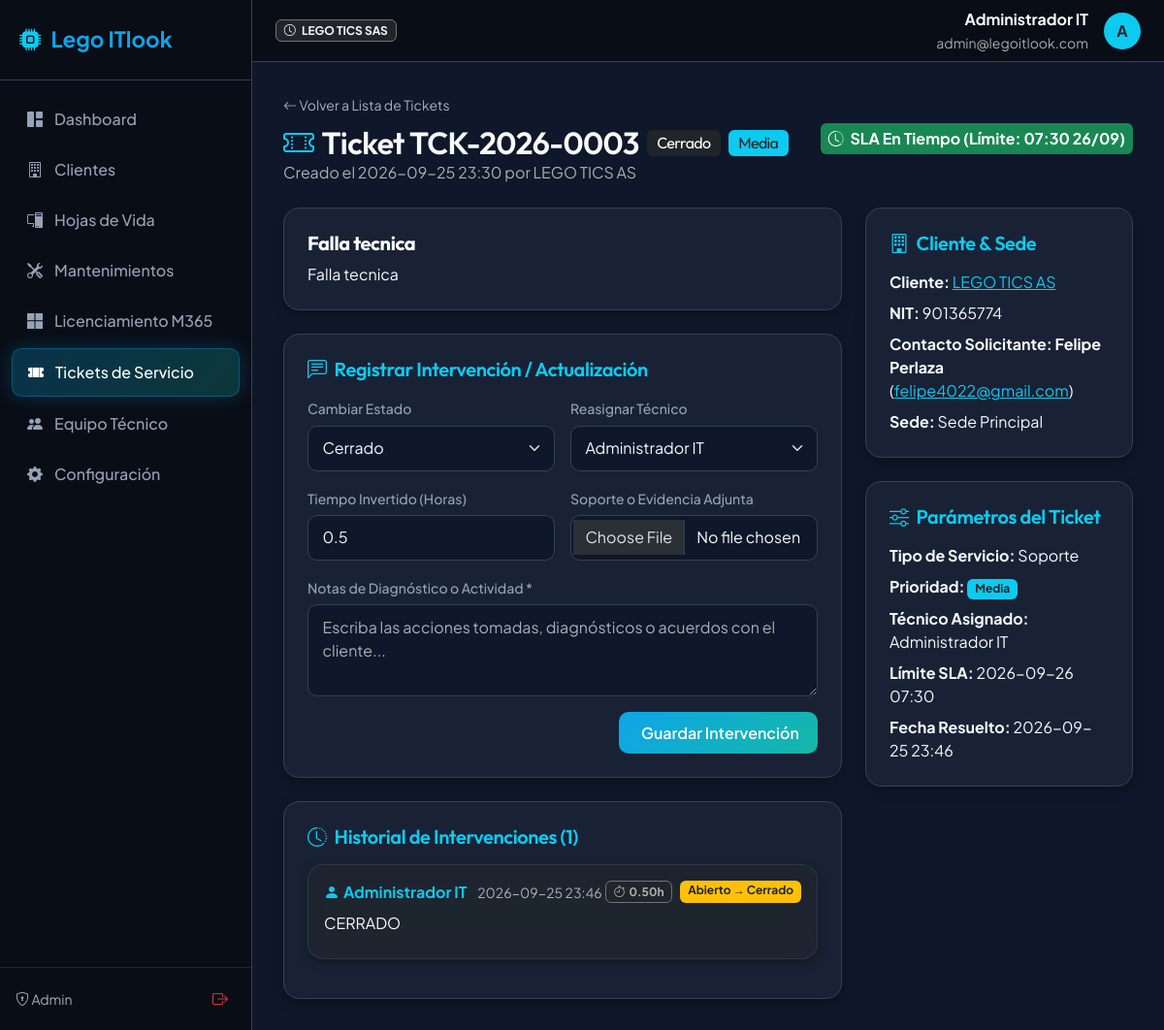
The app's page /tickets/3 (signed in) with its own data.
### app/models/user.py (models this page shows, shortened)
class User(UserMixin, db.Model):
    __tablename__ = 'users'
    id = db.Column(db.Integer, primary_key=True)
    name = db.Column(db.String(120), nullable=False)
    email = db.Column(db.String(120), unique=True, nullable=False)
    password_hash = db.Column(db.String(256), nullable=False)
    role = db.Column(db.String(20), default='tech', nullable=False) # 'admin', 'tech'
    is_active = db.Column(db.Boolean, default=True, nullable=False)
    created_at = db.Column(db.DateTime, default=datetime.utcnow)
    tickets_assigned = db.relationship('Ticket', backref='assigned_to_user', lazy=True, foreign_keys='Ticket.assigned_to_id')
    maintenance_logs = db.relationship('MaintenanceLog', backref='technician', lazy=True)
    interventions = db.relationship('TicketIntervention', backref='technician', lazy=True)
    maintenance_events = db.relationship('MaintenanceEvent', backref='technician', lazy=True)
    @property
    def is_admin(self):
        return self.role == 'admin'

### app/models/ticket.py (models this page shows, shortened)
class Ticket(db.Model):
    __tablename__ = 'tickets'
    id = db.Integer
    id = db.Column(db.Integer, primary_key=True)
    ticket_code = db.Column(db.String(30), unique=True, nullable=False) # e.g. TCK-2026-0001
    client_id = db.Column(db.Integer, db.ForeignKey('clients.id'), nullable=False)
    location_id = db.Column(db.Integer, db.ForeignKey('locations.id'), nullable=True)
    contact_id = db.Column(db.Integer, db.ForeignKey('client_contacts.id'), nullable=True)
    asset_id = db.Column(db.Integer, db.ForeignKey('assets.id'), nullable=True)
    assigned_to_id = db.Column(db.Integer, db.ForeignKey('users.id'), nullable=True)
    title = db.Column(db.String(200), nullable=False)
    description = db.Column(db.Text, nullable=False)
    priority = db.Column(db.String(20), default='Media', nullable=False) # Baja, Media, Alta, Crítica
    service_type = db.Column(db.String(30), default='Soporte', nullable=False) # Soporte, Mantenimiento, Proyecto
    status = db.Column(db.String(30), default='Abierto', nullable=False) # Abierto, En Proceso, Espera Cliente, Resuelto, Cerrado
    created_at = db.Column(db.DateTime, default=datetime.utcnow, nullable=False)
    sla_due_at = db.Column(db.DateTime, nullable=False)
    resolved_at = db.Column(db.DateTime, nullable=True)
    closed_at = db.Column(db.DateTime, nullable=True)
    interventions = db.relationship('TicketIntervention', backref='ticket', lazy=True, cascade='all, delete-orphan')
    @property
    def is_sla_breached(self):
        if self.status in ['Resuelto', 'Cerrado']:
            return self.resolved_at and self.resolved_at > self.sla_due_at
        return datetime.utcnow() > self.sla_due_at
    @property
    def priority_badge_class(self):
        pmap = {
            'Crítica': 'bg-danger text-white',
            'Alta': 'bg-warning text-dark',
            'Media': 'bg-info text-dark',
            'Baja': 'bg-secondary text-white'
        }
        return pmap.get(self.priority, 'bg-secondary')
    @property
    def status_badge_class(self):
        smap = {
            'Abierto': 'bg-primary text-white',
            'En Proceso': 'bg-warning text-dark',
            'Espera Cliente': 'bg-info text-dark',
            'Resuelto': 'bg-success text-white',
            'Cerrado': 'bg-dark text-white'
        }
        return smap.get(self.status, 'bg-secondary')

class TicketIntervention(db.Model):
    __tablename__ = 'ticket_interventions'
    id = db.Column(db.Integer, primary_key=True)
    ticket_id = db.Column(db.Integer, db.ForeignKey('tickets.id'), nullable=False)
    user_id = db.Column(db.Integer, db.ForeignKey('users.id'), nullable=False)
    notes = db.Column(db.Text, nullable=False)
    hours_spent = db.Column(db.Numeric(4, 2), default=0.5)
    previous_status = db.Column(db.String(30), nullable=True)
    new_status = db.Column(db.String(30), nullable=True)
    attachment_filename = db.Column(db.String(255), nullable=True)
    created_at = db.Column(db.DateTime, default=datetime.utcnow)

### app/models/client.py (models this page shows, shortened)
class Client(db.Model):
    __tablename__ = 'clients'
    id = db.Column(db.Integer, primary_key=True)
    company_name = db.Column(db.String(150), nullable=False) # Razón social
    tax_id = db.Column(db.String(50), unique=True, nullable=False) # NIT / Identificación tributaria
    contact_name = db.Column(db.String(120), nullable=False)
    contact_email = db.Column(db.String(120), nullable=False)
    contact_phone = db.Column(db.String(50), nullable=False)
    address = db.Column(db.String(255), nullable=True)
    is_active = db.Column(db.Boolean, default=True, nullable=False)
    created_at = db.Column(db.DateTime, default=datetime.utcnow)
    locations = db.relationship('Location', backref='client', lazy=True, cascade='all, delete-orphan')
    contacts = db.relationship('ClientContact', backref='client', lazy=True, cascade='all, delete-orphan')
    assets = db.relationship('Asset', backref='client', lazy=True, cascade='all, delete-orphan')
    licenses = db.relationship('MicrosoftLicense', backref='client', lazy=True, cascade='all, delete-orphan')
    tickets = db.relationship('Ticket', backref='client', lazy=True, cascade='all, delete-orphan')
    maintenance_events = db.relationship('MaintenanceEvent', backref='client', lazy=True, cascade='all, delete-orphan')

class ClientContact(db.Model):
    __tablename__ = 'client_contacts'
    id = db.Column(db.Integer, primary_key=True)
    client_id = db.Column(db.Integer, db.ForeignKey('clients.id'), nullable=False)
    name = db.Column(db.String(120), nullable=False)
    email = db.Column(db.String(120), nullable=False)
    phone = db.Column(db.String(50), nullable=True)
    position = db.Column(db.String(100), nullable=True)
    is_primary = db.Column(db.Boolean, default=False)
    created_at = db.Column(db.DateTime, default=datetime.utcnow)
    tickets = db.relationship('Ticket', backref='contact', lazy=True)

### app/routes/tickets.py (the view)
@tickets_bp.route('/<int:ticket_id>')
@login_required
def detail(ticket_id):
    ticket = Ticket.query.get_or_404(ticket_id)
    technicians = User.query.filter_by(is_active=True).order_by(User.name.asc()).all()
    return render_template('tickets/detail.html', ticket=ticket, technicians=technicians)

### app/templates/tickets/detail.html (shortened to what this page needs)
{% extends "base.html" %}
{% block content %}
<div class="mb-4 d-flex justify-content-between align-items-center">
  <div>
    <a href="{{ url_for('tickets.index') }}" class="text-muted text-decoration-none small">
      <i class="bi bi-arrow-left"></i> Volver a Lista de Tickets
    </a>
    <h2 class="mt-2 mb-0 d-flex align-items-center gap-2">
      <i class="bi bi-ticket-perforated text-info"></i> Ticket {{ ticket.ticket_code }}
      <span class="badge {{ ticket.status_badge_class }} fs-6 fw-normal">{{ ticket.status }}</span>
      <span class="badge {{ ticket.priority_badge_class }} fs-6 fw-normal">{{ ticket.priority }}</span>
    </h2>
    <p class="text-muted mb-0">Creado el {{ ticket.created_at.strftime('%Y-%m-%d %H:%M') }} por {{ ticket.client.company_name }}</p>
  </div>
  <div>
    {% if ticket.is_sla_breached %}
      <div class="badge bg-danger p-2 fs-6"><i class="bi bi-alarm-fill me-1"></i> SLA Vencido (Límite: {{ ticket.sla_due_at.strftime('%H:%M %d/%m') }})</div>
    {% else %}
      <div class="badge bg-success p-2 fs-6"><i class="bi bi-clock-history me-1"></i> SLA En Tiempo (Límite: {{ ticket.sla_due_at.strftime('%H:%M %d/%m') }})</div>
    {% endif %}
  </div>
</div>
<div class="row g-4">
  <div class="col-lg-8">
    <div class="glass-card p-4 mb-4">
      <h5 class="fw-bold text-white mb-2">{{ ticket.title }}</h5>
      <p class="text-light mb-0" style="white-space: pre-line;">{{ ticket.description }}</p>
    </div>
    <div class="glass-card p-4 mb-4">
      <h5 class="mb-3 text-info"><i class="bi bi-chat-left-text me-2"></i>Registrar Intervención / Actualización</h5>
      <form method="POST" action="{{ url_for('tickets.add_intervention', ticket_id=ticket.id) }}" enctype="multipart/form-data">
        <div class="row g-3">
          <div class="col-md-6">
            <label class="form-label">Cambiar Estado</label>
            <select class="form-select" name="status">
              <option value="Cerrado" {% if ticket.status == 'Cerrado' %}selected{% endif %}>Cerrado</option>
            </select>
          </div>
          <div class="col-md-6">
            <label class="form-label">Reasignar Técnico</label>
            <select class="form-select" name="reassign_to_id">
              {% for tech in technicians %}
              <option value="{{ tech.id }}" {% if ticket.assigned_to_id == tech.id %}selected{% endif %}>{{ tech.name }}</option>
              {% endfor %}
            </select>
          </div>
          <div class="col-md-6">
            <label class="form-label">Tiempo Invertido (Horas)</label>
            <input type="number" step="0.5" class="form-control" name="hours_spent" value="0.5">
          </div>
          <div class="col-md-6">
            <label class="form-label">Soporte o Evidencia Adjunta</label>
            <input type="file" class="form-control" name="attachment" accept=".pdf,.png,.jpg,.jpeg,.txt,.zip">
          </div>
          <div class="col-12">
            <label class="form-label">Notas de Diagnóstico o Actividad *</label>
            <textarea class="form-control" name="notes" rows="3" required placeholder="Escriba las acciones tomadas, diagnósticos o acuerdos con el cliente..."></textarea>
          </div>
          <div class="col-12 text-end">
            <button type="submit" class="btn btn-primary-custom">
               Guardar Intervención
            </button>
          </div>
        </div>
      </form>
    </div>
    <div class="glass-card p-4">
      <h5 class="mb-3 text-info"><i class="bi bi-clock-history me-2"></i>Historial de Intervenciones ({{ ticket.interventions|length }})</h5>
      <div class="timeline">
        {% for it in ticket.interventions|sort(attribute='created_at', reverse=True) %}
        <div class="p-3 mb-3 glass-card bg-dark bg-opacity-50 border-secondary border-opacity-25">
          <div class="d-flex justify-content-between align-items-start mb-2">
            <div>
              <strong class="text-info"><i class="bi bi-person-fill me-1"></i>{{ it.technician.name }}</strong>
              <small class="text-muted ms-2">{{ it.created_at.strftime('%Y-%m-%d %H:%M') }}</small>
            </div>
            <div class="d-flex gap-2">
              <span class="badge bg-dark border border-secondary text-muted"><i class="bi bi-stopwatch me-1"></i>{{ it.hours_spent }}h</span>
              {% if it.previous_status != it.new_status %}
                <span class="badge bg-warning text-dark">{{ it.previous_status }} &rarr; {{ it.new_status }}</span>
              {% endif %}
            </div>
          </div>
          <p class="text-light mb-2" style="white-space: pre-line;">{{ it.notes }}</p>
        </div>
        {% else %}
        <div class="text-center text-muted py-4">
          No hay intervenciones registradas en este ticket aún.
        </div>
        {% endfor %}
      </div>
    </div>
  </div>
  <div class="col-lg-4">
    <div class="glass-card p-4 mb-4">
      <h5 class="mb-3 text-info"><i class="bi bi-building me-2"></i>Cliente & Sede</h5>
      <div class="mb-2"><strong>Cliente:</strong> <a href="{{ url_for('clients.detail', client_id=ticket.client.id) }}" class="text-info">{{ ticket.client.company_name }}</a></div>
      <div class="mb-2"><strong>NIT:</strong> {{ ticket.client.tax_id }}</div>
      <div class="mb-2"><strong>Contacto Solicitante:</strong>
        {% if ticket.contact %}
          <span class="text-white fw-bold">{{ ticket.contact.name }}</span> (<a href="mailto:{{ ticket.contact.email }}" class="text-info">{{ ticket.contact.email }}</a>)
        {% else %}
          {{ ticket.client.contact_name }} ({{ ticket.client.contact_phone }})
        {% endif %}
      </div>
      <div class="mb-0"><strong>Sede:</strong> {{ ticket.location.name if ticket.location else 'Sede Principal' }}</div>
    </div>
    <div class="glass-card p-4">
      <h5 class="mb-3 text-info"><i class="bi bi-sliders me-2"></i>Parámetros del Ticket</h5>
      <div class="mb-2"><strong>Tipo de Servicio:</strong> {{ ticket.service_type }}</div>
      <div class="mb-2"><strong>Prioridad:</strong> <span class="badge {{ ticket.priority_badge_class }}">{{ ticket.priority }}</span></div>
      <div class="mb-2"><strong>Técnico Asignado:</strong> {{ ticket.assigned_to_user.name if ticket.assigned_to_user else 'Sin Asignar' }}</div>
      <div class="mb-2"><strong>Límite SLA:</strong> {{ ticket.sla_due_at.strftime('%Y-%m-%d %H:%M') }}</div>
      {% if ticket.resolved_at %}
      <div class="mb-0"><strong>Fecha Resuelto:</strong> {{ ticket.resolved_at.strftime('%Y-%m-%d %H:%M') }}</div>
      {% endif %}
    </div>
  </div>
</div>
{% endblock %}

### app/templates/base.html (shortened to what this page needs)
<!DOCTYPE html>
<html lang="es" data-bs-theme="dark">
<head>
  <link href="https://cdn.jsdelivr.net/npm/bootstrap@5.3.2/dist/css/bootstrap.min.css" rel="stylesheet">
  <link href="https://cdn.jsdelivr.net/npm/bootstrap-icons@1.11.3/font/bootstrap-icons.min.css" rel="stylesheet">
  <link rel="stylesheet" href="{{ url_for('static', filename='css/styles.css') }}">
</head>
<body>
{% if current_user.is_authenticated %}
<div class="app-wrapper">
  <aside class="sidebar">
    <div class="sidebar-brand">
      <i class="bi bi-cpu-fill text-info"></i>
      <span>Lego ITlook</span>
    </div>
    <nav class="sidebar-nav">
      <a href="{{ url_for('dashboard.index') }}" class="nav-link-custom {% if request.endpoint == 'dashboard.index' %}active{% endif %}">
        <i class="bi bi-grid-1x2-fill"></i> Dashboard
      </a>
      <a href="{{ url_for('clients.index') }}" class="nav-link-custom {% if 'clients' in request.endpoint %}active{% endif %}">
        <i class="bi bi-building"></i> Clientes
      </a>
      <a href="{{ url_for('assets.index') }}" class="nav-link-custom {% if 'assets' in request.endpoint %}active{% endif %}">
        <i class="bi bi-pc-display"></i> Hojas de Vida
      </a>
      <a href="{{ url_for('maintenance.index') }}" class="nav-link-custom {% if 'maintenance' in request.endpoint %}active{% endif %}">
        <i class="bi bi-tools"></i> Mantenimientos
      </a>
      <a href="{{ url_for('licenses.index') }}" class="nav-link-custom {% if 'licenses' in request.endpoint %}active{% endif %}">
        <i class="bi bi-microsoft"></i> Licenciamiento M365
      </a>
      <a href="{{ url_for('tickets.index') }}" class="nav-link-custom {% if 'tickets' in request.endpoint %}active{% endif %}">
        <i class="bi bi-ticket-perforated-fill"></i> Tickets de Servicio
      </a>
      {% if current_user.is_admin %}
      <a href="{{ url_for('auth.technicians') }}" class="nav-link-custom {% if request.endpoint == 'auth.technicians' %}active{% endif %}">
        <i class="bi bi-people-fill"></i> Equipo Técnico
      </a>
      <a href="{{ url_for('settings.index') }}" class="nav-link-custom {% if 'settings' in request.endpoint %}active{% endif %}">
        <i class="bi bi-gear-fill"></i> Configuración
      </a>
      {% endif %}
    </nav>
    <div class="p-3 border-top border-secondary border-opacity-25">
      <div class="d-flex align-items-center justify-content-between text-muted fs-7">
        <small><i class="bi bi-shield-lock"></i> {{ current_user.role|capitalize }}</small>
        <a href="{{ url_for('auth.logout') }}" class="btn btn-sm btn-outline-danger border-0" title="Cerrar Sesión">
          <i class="bi bi-box-arrow-right fs-6"></i>
        </a>
      </div>
    </div>
  </aside>
  <div class="main-content">
    <header class="topbar">
      <div class="d-flex align-items-center gap-2">
        <span class="badge bg-dark border border-secondary text-light">
          <i class="bi bi-clock me-1"></i> LEGO TICS SAS
        </span>
      </div>
      <div class="d-flex align-items-center gap-3">
        <div class="text-end">
          <div class="fw-bold fs-7">{{ current_user.name }}</div>
          <small class="text-muted fs-8">{{ current_user.email }}</small>
        </div>
        <div class="avatar bg-info text-dark fw-bold rounded-circle d-flex align-items-center justify-content-center" style="width:38px; height:38px;">
          {{ current_user.name[0]|upper }}
        </div>
      </div>
    </header>
    <main class="content-body">
      {% block content %}{% endblock %}
    </main>
  </div>
</div>
{% else %}
  {% block auth_content %}{% endblock %}
{% endif %}
</body>
</html>

### records on screen
User: role "Admin", name "Administrador IT", email "admin@legoitlook.com", name "A", assigned_to_user "Administrador IT"
Ticket: ticket_code "TCK-2026-0003", status "Cerrado", priority "Media", created_at "2026-09-25 23:30", sla_due_at "07:30 26/09", title "Falla tecnica", description "Falla tecnica", reassign_to_id "Administrador IT", service_type "Soporte", sla_due_at "2026-09-26 07:30", resolved_at "2026-09-25 23:46"
Client: client.company_name "LEGO TICS AS", client.tax_id "901365774"
TicketIntervention: technician.name "Administrador IT", created_at "2026-09-25 23:46", hours_spent "0.50", previous_status "Abierto", new_status "Cerrado", notes "CERRADO"
ClientContact: contact.name "Felipe Perlaza", contact.email "felipe4022@gmail.com"

### other values on screen
{{ ticket.interventions|length }} "1"
{{ ticket.location.name if ticket.location else 'Sede Principal' }} "Sede Principal"
